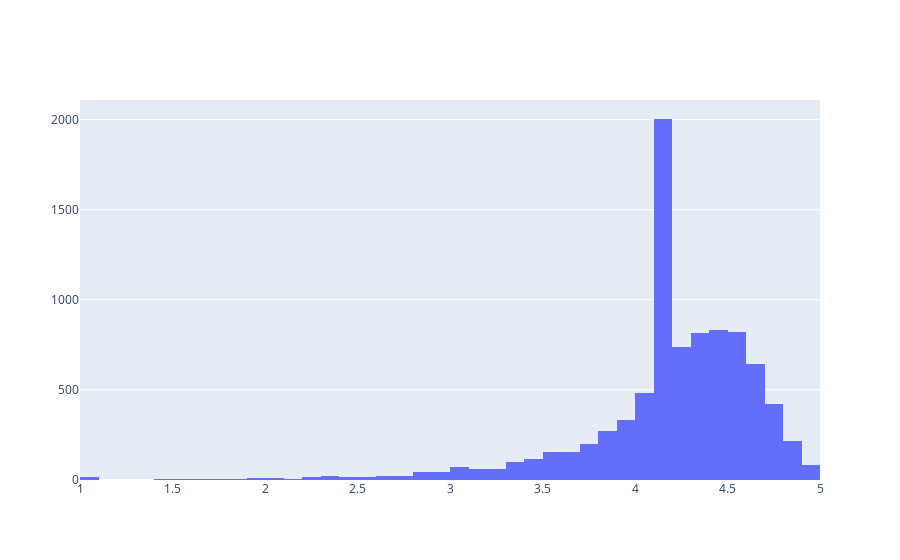

Write notebook code for a chart like this one.
### Code cell
data = [go.Histogram(
        x = gps.Rating,
        xbins = {'start': 1, 'size': 0.1, 'end' :5}
)]

print('Average app rating = ', np.mean(gps['Rating']))
plotly.offline.iplot(data, filename='overall_rating_distribution')

### Figure 1 — Plotly figure (JSON) as saved in the notebook; plotly's stock layout.template omitted (floating-point values rounded to 4 significant figures; data arrays with more than 128 entries replaced by an {"elided": "..."} marker saying what was removed)
{"data": [{"type": "histogram", "x": {"elided": "9133 float values"}, "xbins": {"end": 5, "size": 0.1, "start": 1}}], "layout": {}}
